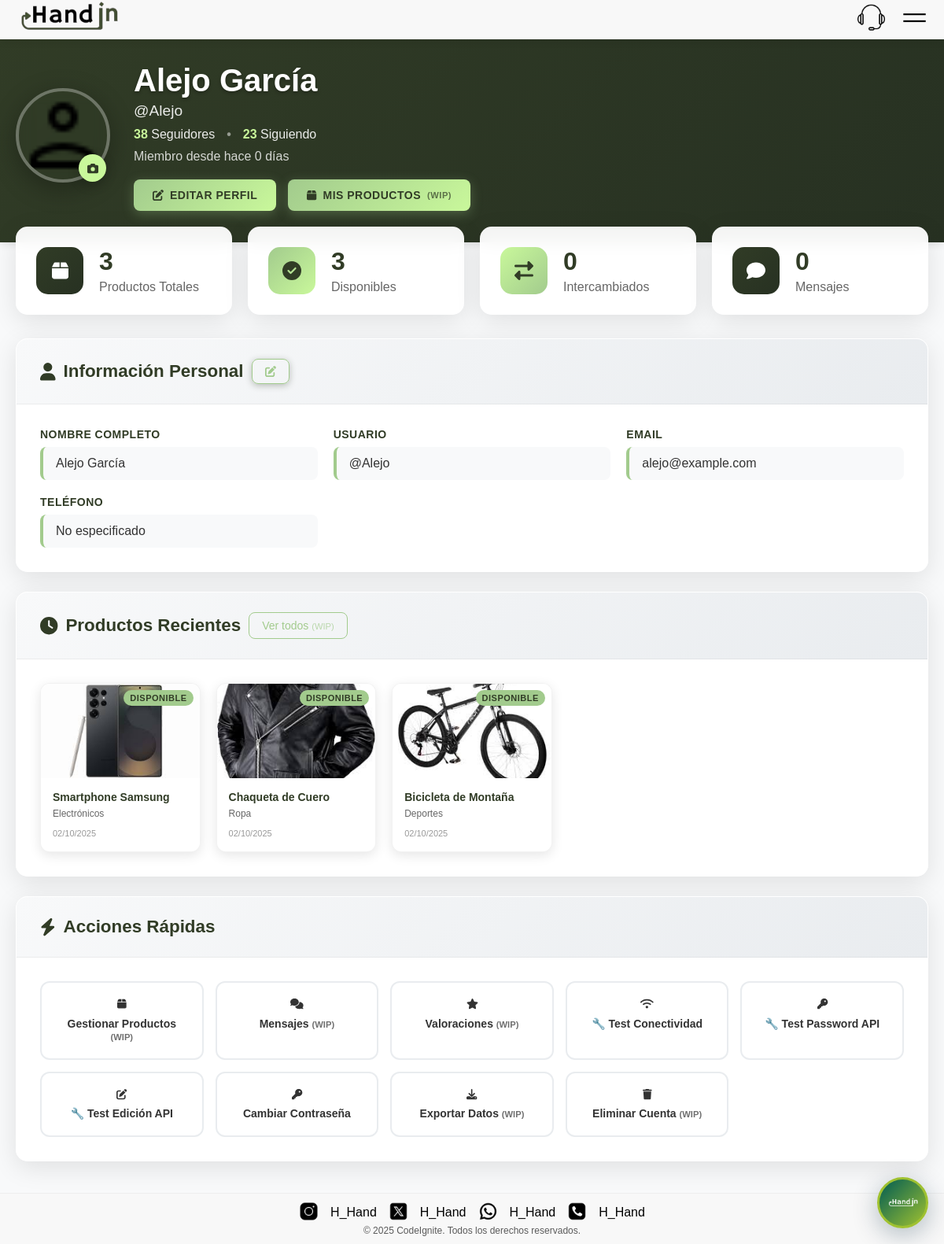
The page /perfil.php (signed in) on the database its author committed.
### tables this page shows
CREATE TABLE IF NOT EXISTS `usuarios` (
  `id` int NOT NULL AUTO_INCREMENT,
  `fullname` varchar(100) NOT NULL,
  `username` varchar(50) NOT NULL,
  `email` varchar(100) NOT NULL,
  `phone` varchar(20) NOT NULL,
  `password` varchar(255) NOT NULL,
  `birthdate` date NOT NULL,
  `created_at` timestamp NULL DEFAULT CURRENT_TIMESTAMP,
  `updated_at` timestamp NULL DEFAULT CURRENT_TIMESTAMP ON UPDATE CURRENT_TIMESTAMP,
  `avatar_path` varchar(255) DEFAULT NULL COMMENT 'Ruta del archivo de avatar del usuario. NULL = usar avatar por defecto',
  PRIMARY KEY (`id`),
  UNIQUE KEY `username` (`username`),
  UNIQUE KEY `email` (`email`)
);

CREATE TABLE IF NOT EXISTS `productos` (
  `id` int NOT NULL AUTO_INCREMENT,
  `user_id` int NOT NULL,
  `nombre` varchar(100) NOT NULL,
  `descripcion` text,
  `imagen` varchar(255) NOT NULL,
  `categoria` varchar(50) DEFAULT NULL,
  `estado` enum('disponible','intercambiado','reservado') DEFAULT 'disponible',
  `created_at` timestamp NULL DEFAULT CURRENT_TIMESTAMP,
  `updated_at` timestamp NULL DEFAULT CURRENT_TIMESTAMP ON UPDATE CURRENT_TIMESTAMP,
  PRIMARY KEY (`id`),
  KEY `user_id` (`user_id`)
);

### includes/functions.php (called while the page is built, shortened)
<?php
function getCurrentUser() {
    $pdo = getConnection();
    $stmt = $pdo->prepare("SELECT id, fullname, username, email, avatar_path, created_at FROM usuarios WHERE id = ?");
    $stmt->execute([$_SESSION['user_id']]);
    return $stmt->fetch(PDO::FETCH_ASSOC);
}
?>

### perfil.php (the view, shortened to what this page needs)
<?php
require_once 'includes/functions.php';
$user = getCurrentUser();
$pdo = getConnection();
try {
    $stmt = $pdo->prepare("SELECT COUNT(*) as total FROM productos WHERE user_id = ?");
    $stmt->execute([$user['id']]);
    $totalProductos = $stmt->fetch()['total'];
    $stmt = $pdo->prepare("SELECT COUNT(*) as disponibles FROM productos WHERE user_id = ? AND estado = 'disponible'");
    $stmt->execute([$user['id']]);
    $productosDisponibles = $stmt->fetch()['disponibles'];
    $stmt = $pdo->prepare("SELECT COUNT(*) as intercambiados FROM productos WHERE user_id = ? AND estado = 'intercambiado'");
    $stmt->execute([$user['id']]);
    $productosIntercambiados = $stmt->fetch()['intercambiados'];
    $stmt = $pdo->prepare("SELECT COUNT(*) as mensajes FROM mensajes WHERE destinatario_id = ?");
    $stmt->execute([$user['id']]);
    $mensajesRecibidos = $stmt->fetch()['mensajes'];
    $seguidores = rand(5, 50);
    $siguiendo = rand(3, 30);
    $stmt = $pdo->prepare("
        SELECT nombre, categoria, estado, imagen, created_at
        FROM productos
        WHERE user_id = ?
        ORDER BY created_at DESC
        LIMIT 6
    ");
    $stmt->execute([$user['id']]);
    $productosRecientes = $stmt->fetchAll();
    $fechaRegistro = new DateTime($user['created_at'] ?? date('Y-m-d'));
    $fechaActual = new DateTime();
    $diasMiembro = $fechaActual->diff($fechaRegistro)->days;
} catch (Exception $e) {
    $totalProductos = 0;
    $productosDisponibles = 0;
    $productosIntercambiados = 0;
    $mensajesRecibidos = 0;
    $productosRecientes = [];
    $diasMiembro = 0;
}
include 'includes/header.php';
?>
<div class="profile-container">
    <div class="profile-header">
        <div class="profile-cover">
            <div class="profile-avatar-section">
                <div class="profile-avatar">
                    <img src="<?php echo isset($user['avatar_path']) && !empty($user['avatar_path']) ? htmlspecialchars($user['avatar_path']) : 'img/usuario.png'; ?>"
                         alt="Avatar de <?php echo htmlspecialchars($user['fullname']); ?>"
                         onerror="this.src='img/usuario.png'">
                    <button class="avatar-edit-btn" onclick="editAvatar()">
                        <i class="fas fa-camera"></i>
                    </button>
                </div>
                <div class="profile-basic-info">
                    <h1><?php echo htmlspecialchars($user['fullname']); ?></h1>
                    <p class="username">@<?php echo htmlspecialchars($user['username']); ?></p>
                    <div class="user-stats">
                        <span class="stat-item">
                            <strong><?php echo $seguidores; ?></strong> Seguidores
                        </span>
                        <span class="stat-divider">•</span>
                        <span class="stat-item">
                            <strong><?php echo $siguiendo; ?></strong> Siguiendo
                        </span>
                    </div>
                    <p class="member-since">Miembro desde hace <?php echo $diasMiembro; ?> días</p>
                    <div class="profile-actions">
                        <button class="btn btn-primary" onclick="editPersonalInfo()">
                            <i class="fas fa-edit"></i> Editar Perfil
                        </button>
                        <button class="btn btn-primary" onclick="showWipMessage('Mis Productos')">
                            <i class="fas fa-box"></i> Mis Productos <span style="font-size: 0.8em; opacity: 0.7;">(WIP)</span>
                        </button>
                    </div>
                </div>
            </div>
        </div>
    </div>
    <div class="profile-content">
        <div class="stats-grid">
            <div class="stat-card">
                <div class="stat-icon">
                    <i class="fas fa-box"></i>
                </div>
                <div class="stat-info">
                    <h3><?php echo $totalProductos; ?></h3>
                    <p>Productos Totales</p>
                </div>
            </div>
            <div class="stat-card">
                <div class="stat-icon available">
                    <i class="fas fa-check-circle"></i>
                </div>
                <div class="stat-info">
                    <h3><?php echo $productosDisponibles; ?></h3>
                    <p>Disponibles</p>
                </div>
            </div>
            <div class="stat-card">
                <div class="stat-icon exchanged">
                    <i class="fas fa-exchange-alt"></i>
                </div>
                <div class="stat-info">
                    <h3><?php echo $productosIntercambiados; ?></h3>
                    <p>Intercambiados</p>
                </div>
            </div>
            <div class="stat-card">
                <div class="stat-icon messages">
                    <i class="fas fa-comment"></i>
                </div>
                <div class="stat-info">
                    <h3><?php echo $mensajesRecibidos; ?></h3>
                    <p>Mensajes</p>
                </div>
            </div>
        </div>
        <div class="profile-sections">
            <div class="section-card">
                <div class="section-header">
                    <h2><i class="fas fa-user"></i> Información Personal</h2>
                    <button class="btn-edit" onclick="editPersonalInfo()">
                        <i class="fas fa-edit"></i>
                    </button>
                </div>
                <div class="section-content">
                    <div class="info-grid">
                        <div class="info-item">
                            <label>Nombre Completo</label>
                            <span><?php echo htmlspecialchars($user['fullname']); ?></span>
                        </div>
                        <div class="info-item">
                            <label>Usuario</label>
                            <span>@<?php echo htmlspecialchars($user['username']); ?></span>
                        </div>
                        <div class="info-item">
                            <label>Email</label>
                            <span><?php echo htmlspecialchars($user['email']); ?></span>
                        </div>
                        <div class="info-item">
                            <label>Teléfono</label>
                            <span><?php echo !empty($user['phone']) ? htmlspecialchars($user['phone']) : 'No especificado'; ?></span>
                        </div>
                    </div>
                </div>
            </div>
            <div class="section-card">
                <div class="section-header">
                    <h2><i class="fas fa-clock"></i> Productos Recientes</h2>
                    <a href="#" onclick="showWipMessage('Mis Productos'); return false;" class="btn-view-all">Ver todos <span style="font-size: 0.8em; opacity: 0.7;">(WIP)</span></a>
                </div>
                <div class="section-content">
                    <?php if (empty($productosRecientes)): ?>
                        <div class="empty-state">
                            <i class="fas fa-box-open"></i>
                            <h3>No has publicado productos aún</h3>
                            <p>¡Publica tu primer producto y comienza a intercambiar!</p>
                            <button class="btn btn-primary" onclick="window.location.href='publicar-producto.php'">
                                <i class="fas fa-plus"></i> Publicar Producto
                            </button>
                        </div>
                    <?php else: ?>
                        <div class="products-grid">
                            <?php foreach ($productosRecientes as $producto): ?>
                                <div class="product-card-mini">
                                    <div class="product-image">
                                        <img src="<?php echo htmlspecialchars($producto['imagen']); ?>"
                                             alt="<?php echo htmlspecialchars($producto['nombre']); ?>"
                                             onerror="this.src='img/zapato.jpg'">
                                        <span class="product-status status-<?php echo $producto['estado']; ?>">
                                            <?php echo ucfirst($producto['estado']); ?>
                                        </span>
                                    </div>
                                    <div class="product-info">
                                        <h4><?php echo htmlspecialchars($producto['nombre']); ?></h4>
                                        <p><?php echo htmlspecialchars($producto['categoria'] ?: 'Sin categoría'); ?></p>
                                        <small><?php echo date('d/m/Y', strtotime($producto['created_at'])); ?></small>
                                    </div>
                                </div>
                            <?php endforeach; ?>
                        </div>
                    <?php endif; ?>
                </div>
            </div>
            <div class="section-card">
                <div class="section-header">
                    <h2><i class="fas fa-bolt"></i> Acciones Rápidas</h2>
                </div>
                <div class="section-content">
                    <div class="quick-actions">
                        <button class="quick-action-btn" onclick="showWipMessage('Gestionar Productos')">
                            <i class="fas fa-box"></i>
                            <span>Gestionar Productos <span style="font-size: 0.8em; opacity: 0.7;">(WIP)</span></span>
                        </button>
                        <button class="quick-action-btn" onclick="showWipMessage('Mensajes')">
                            <i class="fas fa-comments"></i>
                            <span>Mensajes <span style="font-size: 0.8em; opacity: 0.7;">(WIP)</span></span>
                        </button>
                        <button class="quick-action-btn" onclick="showWipMessage('Valoraciones')">
                            <i class="fas fa-star"></i>
                            <span>Valoraciones <span style="font-size: 0.8em; opacity: 0.7;">(WIP)</span></span>
                        </button>
                        <button class="quick-action-btn" onclick="testConnectivitySimple()">
                            <i class="fas fa-wifi"></i>
                            <span>🔧 Test Conectividad</span>
                        </button>
                        <button class="quick-action-btn" onclick="testPasswordAPI()">
                            <i class="fas fa-key"></i>
                            <span>🔧 Test Password API</span>
                        </button>
                        <button class="quick-action-btn" onclick="testPersonalInfoAPI()">
                            <i class="fas fa-edit"></i>
                            <span>🔧 Test Edición API</span>
                        </button>
                        <button class="quick-action-btn" onclick="changePassword()">
                            <i class="fas fa-key"></i>
                            <span>Cambiar Contraseña</span>
                        </button>
                        <button class="quick-action-btn" onclick="showWipMessage('Exportar Datos')">
                            <i class="fas fa-download"></i>
                            <span>Exportar Datos <span style="font-size: 0.8em; opacity: 0.7;">(WIP)</span></span>
                        </button>
                        <button class="quick-action-btn danger" onclick="showWipMessage('Eliminar Cuenta')">
                            <i class="fas fa-trash"></i>
                            <span>Eliminar Cuenta <span style="font-size: 0.8em; opacity: 0.7;">(WIP)</span></span>
                        </button>
                    </div>
                </div>
            </div>
        </div>
    </div>
</div>
<link rel="stylesheet" href="https://cdnjs.cloudflare.com/ajax/libs/cropperjs/1.5.12/cropper.min.css">
<?php
include 'includes/footer.php';
?>

### css/style.css (style rules this page uses)
* { font-family: Arial, sans-serif; padding: 0; margin: 0; box-sizing: border-box; user-select: none; }
a { text-decoration: none; color: inherit; }
.btn-edit { color: white; padding: 8px 12px; border-radius: 5px; border: none; font-size: 10px; font-weight: 600; cursor: pointer; transition: all 0.2s ease; display: flex; align-items: center; gap: 4px; text-transform: uppercase; letter-spacing: 0.5px; background: #273122; border: 1px solid rgba(255,255,255,0.2); box-shadow: 0 2px 8px rgba(39,49,34,0.3); }
.section-header { gap: 10px; }
.btn-edit { background: #273122; color: white; border: 1px solid rgba(255,255,255,0.2); box-shadow: 0 2px 8px rgba(39,49,34,0.3); }
body { min-height: 100vh; display: flex; flex-direction: column; padding-top: 70px; }

### rows shown on the page
usuarios: fullname "Alejo García", username "Alejo", created_at "0", email "alejo@example.com"
productos: imagen (picture), estado "DISPONIBLE", nombre "Smartphone Samsung", categoria "Electrónicos", created_at "02/10/2025"
productos: imagen (picture), estado "DISPONIBLE", nombre "Chaqueta de Cuero", categoria "Ropa", created_at "02/10/2025"
productos: imagen (picture), estado "DISPONIBLE", nombre "Bicicleta de Montaña", categoria "Deportes", created_at "02/10/2025"

### other values the page prints
$totalProductos "3"
$productosDisponibles "3"
$productosIntercambiados "0"
$mensajesRecibidos "0"
